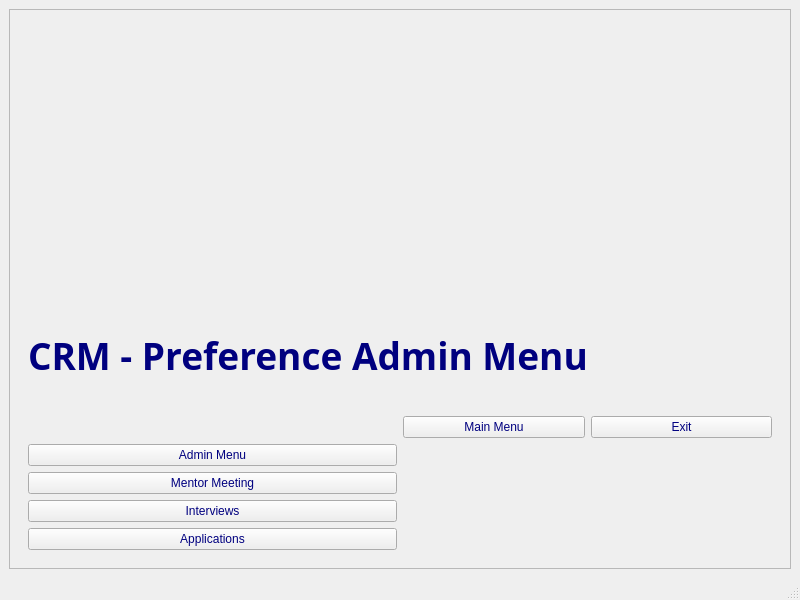
<?xml version="1.0" encoding="UTF-8"?>
<ui version="4.0">
 <class>MainWindow</class>
 <widget class="QMainWindow" name="MainWindow">
  <property name="geometry">
   <rect>
    <x>0</x>
    <y>0</y>
    <width>800</width>
    <height>600</height>
   </rect>
  </property>
  <property name="windowTitle">
   <string>MainWindow</string>
  </property>
  <widget class="QWidget" name="centralwidget">
   <layout class="QGridLayout" name="gridLayout_3">
    <item row="0" column="0">
     <widget class="QFrame" name="frame">
      <property name="frameShape">
       <enum>QFrame::StyledPanel</enum>
      </property>
      <property name="frameShadow">
       <enum>QFrame::Raised</enum>
      </property>
      <layout class="QGridLayout" name="gridLayout_4">
       <item row="0" column="0">
        <widget class="QWidget" name="widget_2" native="true">
         <widget class="QLabel" name="label">
          <property name="geometry">
           <rect>
            <x>110</x>
            <y>50</y>
            <width>531</width>
            <height>161</height>
           </rect>
          </property>
          <property name="text">
           <string/>
          </property>
          <property name="pixmap">
           <pixmap resource="../qrc/resources.qrc">:/images/logo.png</pixmap>
          </property>
          <property name="scaledContents">
           <bool>true</bool>
          </property>
         </widget>
        </widget>
       </item>
       <item row="1" column="0">
        <widget class="QWidget" name="widget" native="true">
         <property name="palette">
          <palette>
           <active>
            <colorrole role="WindowText">
             <brush brushstyle="SolidPattern">
              <color alpha="255">
               <red>0</red>
               <green>0</green>
               <blue>127</blue>
              </color>
             </brush>
            </colorrole>
            <colorrole role="Text">
             <brush brushstyle="SolidPattern">
              <color alpha="255">
               <red>0</red>
               <green>0</green>
               <blue>127</blue>
              </color>
             </brush>
            </colorrole>
            <colorrole role="ButtonText">
             <brush brushstyle="SolidPattern">
              <color alpha="255">
               <red>0</red>
               <green>0</green>
               <blue>127</blue>
              </color>
             </brush>
            </colorrole>
           </active>
           <inactive>
            <colorrole role="WindowText">
             <brush brushstyle="SolidPattern">
              <color alpha="255">
               <red>0</red>
               <green>0</green>
               <blue>127</blue>
              </color>
             </brush>
            </colorrole>
            <colorrole role="Text">
             <brush brushstyle="SolidPattern">
              <color alpha="255">
               <red>0</red>
               <green>0</green>
               <blue>127</blue>
              </color>
             </brush>
            </colorrole>
            <colorrole role="ButtonText">
             <brush brushstyle="SolidPattern">
              <color alpha="255">
               <red>0</red>
               <green>0</green>
               <blue>127</blue>
              </color>
             </brush>
            </colorrole>
           </inactive>
           <disabled/>
          </palette>
         </property>
         <layout class="QGridLayout" name="gridLayout">
          <item row="1" column="1">
           <layout class="QGridLayout" name="gridLayout_2">
            <item row="0" column="1">
             <widget class="QPushButton" name="pushButton_5">
              <property name="text">
               <string>Exit</string>
              </property>
             </widget>
            </item>
            <item row="0" column="0">
             <widget class="QPushButton" name="pushButton_4">
              <property name="text">
               <string>Main Menu</string>
              </property>
             </widget>
            </item>
           </layout>
          </item>
          <item row="2" column="0">
           <layout class="QVBoxLayout" name="verticalLayout_2">
            <item>
             <widget class="QPushButton" name="pushButton_6">
              <property name="text">
               <string>Admin Menu</string>
              </property>
             </widget>
            </item>
            <item>
             <widget class="QPushButton" name="pushButton">
              <property name="text">
               <string>Mentor Meeting</string>
              </property>
             </widget>
            </item>
            <item>
             <widget class="QPushButton" name="pushButton_3">
              <property name="text">
               <string>Interviews</string>
              </property>
             </widget>
            </item>
            <item>
             <widget class="QPushButton" name="pushButton_2">
              <property name="text">
               <string>Applications</string>
              </property>
             </widget>
            </item>
           </layout>
          </item>
          <item row="0" column="0" colspan="2">
           <layout class="QVBoxLayout" name="verticalLayout">
            <item>
             <widget class="QLabel" name="label_2">
              <property name="font">
               <font>
                <family>Bahnschrift SemiBold SemiConden</family>
                <pointsize>28</pointsize>
                <italic>false</italic>
                <bold>true</bold>
               </font>
              </property>
              <property name="text">
               <string>CRM - Preference Admin Menu</string>
              </property>
             </widget>
            </item>
           </layout>
          </item>
         </layout>
        </widget>
       </item>
      </layout>
     </widget>
    </item>
   </layout>
  </widget>
  <widget class="QMenuBar" name="menubar">
   <property name="geometry">
    <rect>
     <x>0</x>
     <y>0</y>
     <width>800</width>
     <height>22</height>
    </rect>
   </property>
  </widget>
  <widget class="QStatusBar" name="statusbar"/>
 </widget>
 <resources>
  <include location="../qrc/resources.qrc"/>
 </resources>
 <connections/>
</ui>
